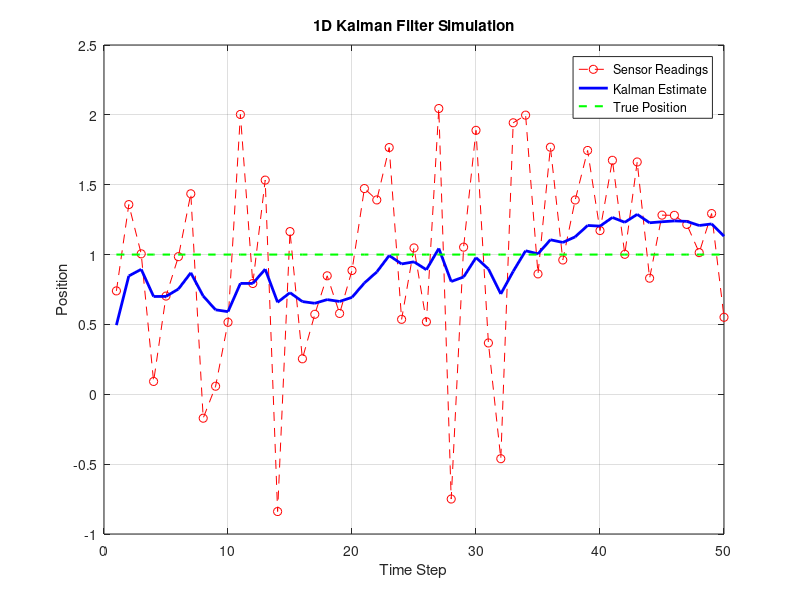

The MATLAB source for this figure:
% Kalman Filter - 1D Position Estimation

% Initialization
num_steps = 50;            % number of time steps
true_position = 1.0;       % constant true value

Q = 0.01;                  % process noise
R = 0.5;                   % measurement noise

x_est = 0;                 % initial estimate
P = 1;                     % initial uncertainty

% Storage for plotting
z_vals = zeros(1, num_steps);       % sensor readings
x_est_vals = zeros(1, num_steps);   % Kalman estimates
true_vals = true_position * ones(1, num_steps); % true position

% Main loop
for k = 1:num_steps
    % Simulate noisy sensor reading
    z = true_position + randn * sqrt(R);
    z_vals(k) = z;

    % Prediction step
    x_pred = x_est;
    P_pred = P + Q;

    % Kalman Gain
    K = P_pred / (P_pred + R);

    % Update step
    x_est = x_pred + K * (z - x_pred);
    P = (1 - K) * P_pred;

    % Store estimate
    x_est_vals(k) = x_est;
end

% Plotting
figure;
plot(1:num_steps, z_vals, 'ro--', 'DisplayName', 'Sensor Readings');
hold on;
plot(1:num_steps, x_est_vals, 'b-', 'LineWidth', 2, 'DisplayName', 'Kalman Estimate');
plot(1:num_steps, true_vals, 'g--', 'LineWidth', 1.5, 'DisplayName', 'True Position');
xlabel('Time Step');
ylabel('Position');
legend;
title('1D Kalman Filter Simulation');
grid on;
  